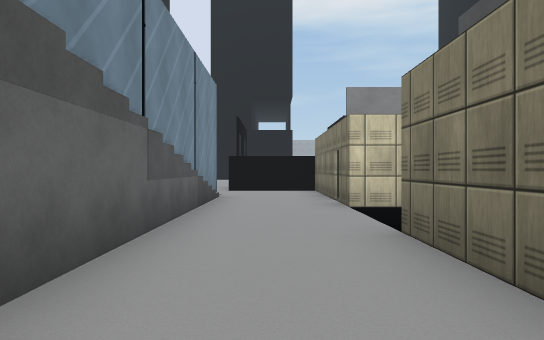
view 1 (above)

24 first-person views from a walk through a scene from a Unity 3-D project. The camera is 1.2 m above the floor, looks level and sees 70° across. The floor is counted in squares, 2 m on a side. Each view is taken from the middle of a square. On the plan, view 1 faces up. The plan holds only what a view shows up to about 11 squares ahead; the rest is blank. The place goes on beyond the plan. Some animated figures are not drawn. Some surface patterns are stand-ins.

view 2
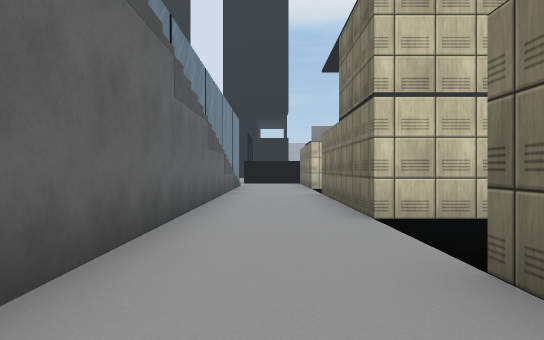

view 3
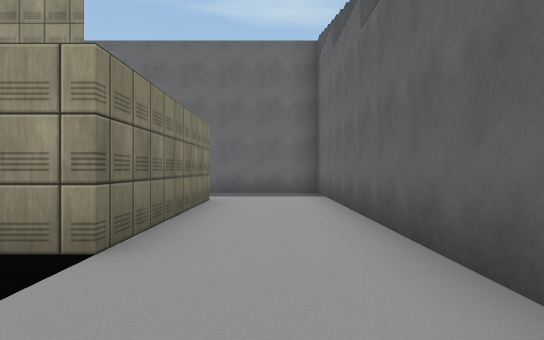

view 4
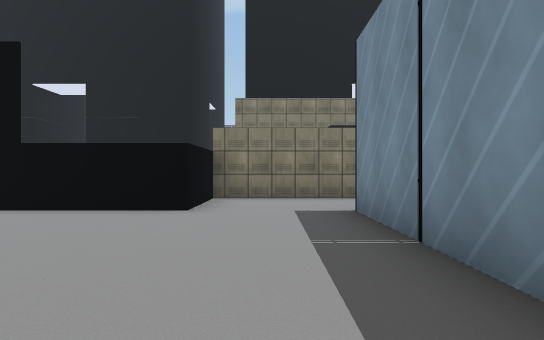

view 5
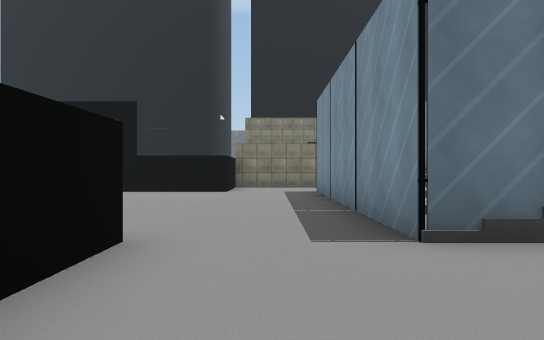

view 6
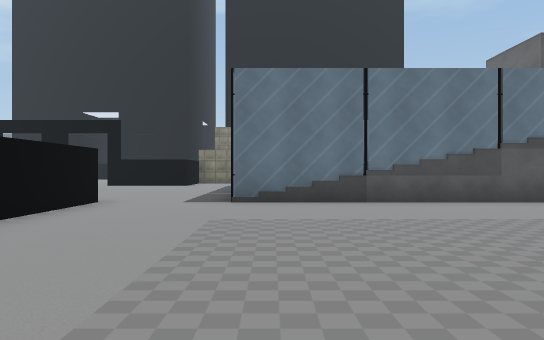

view 7
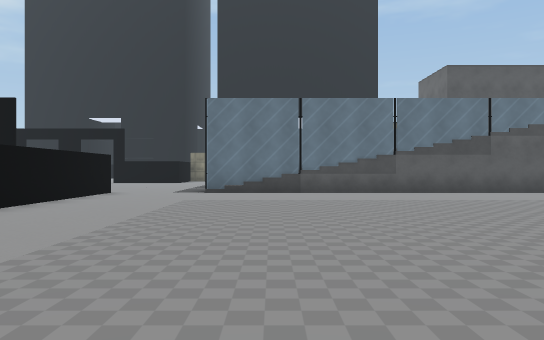

view 8
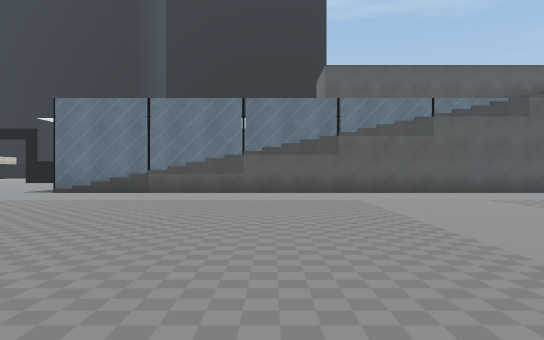

view 9
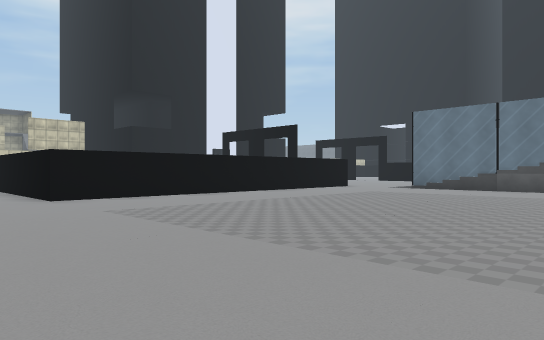

view 10
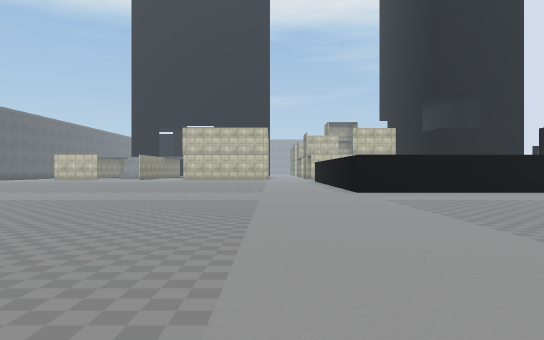

view 11
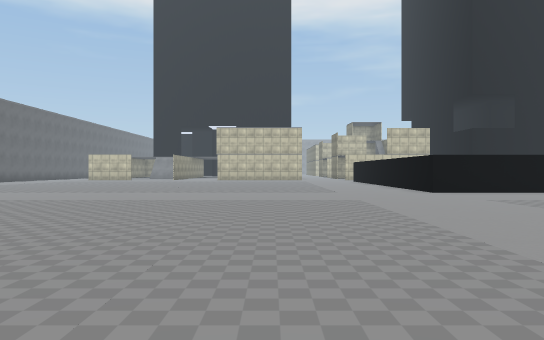

view 12
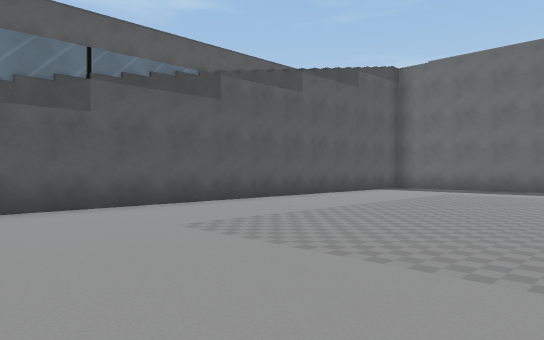

view 13
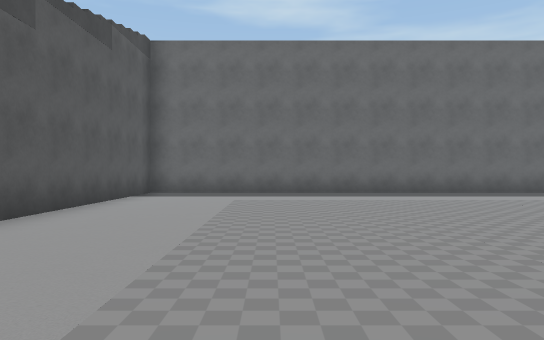

view 14
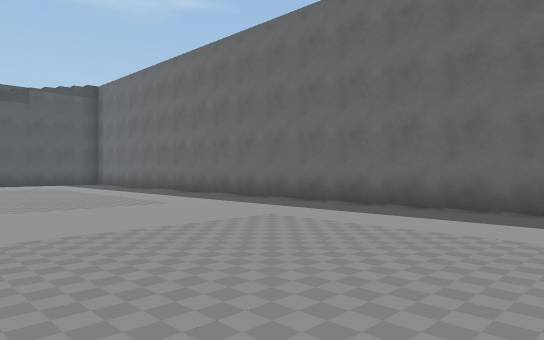

view 15
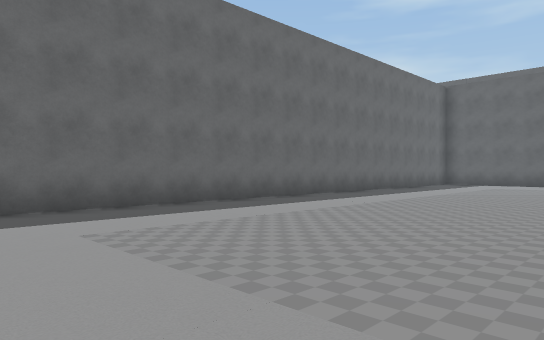

view 16
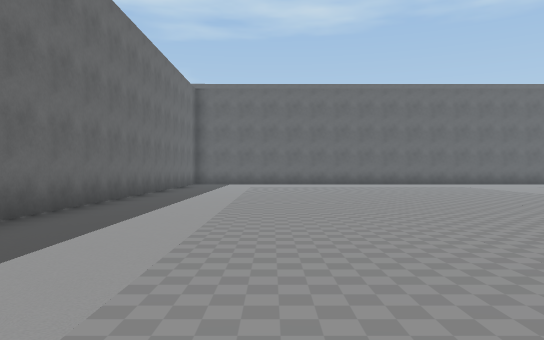

view 17
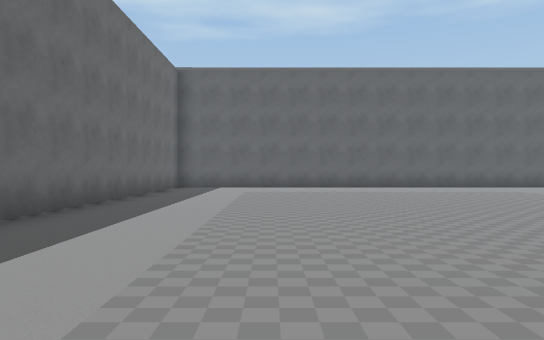

view 18
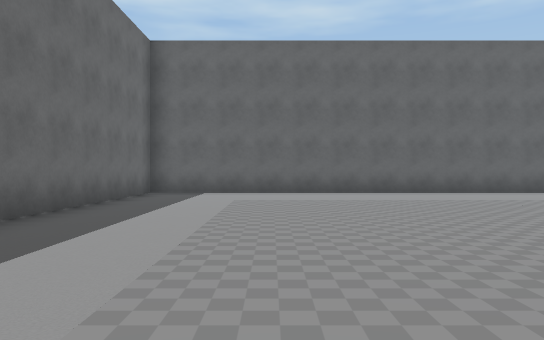

view 19
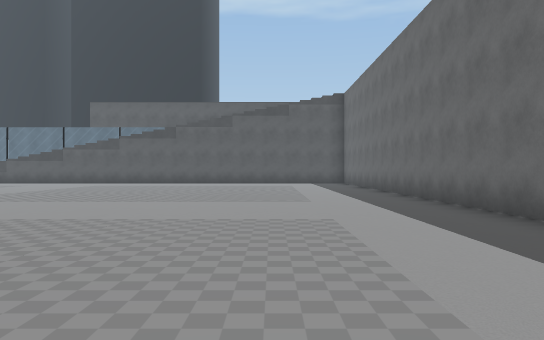

view 20
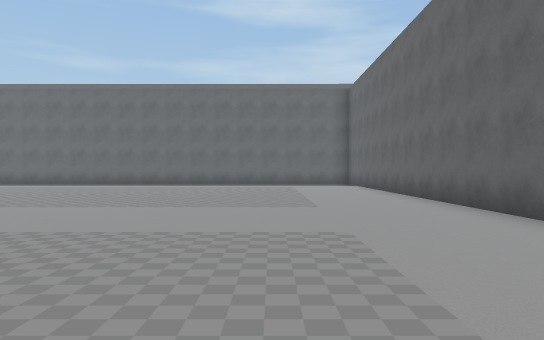

view 21
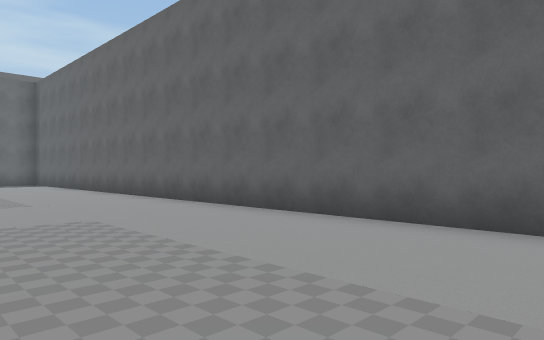

view 22
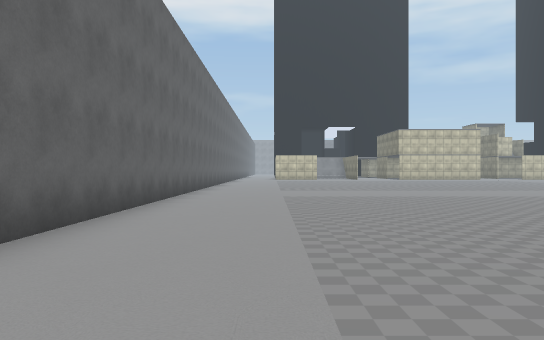

view 23
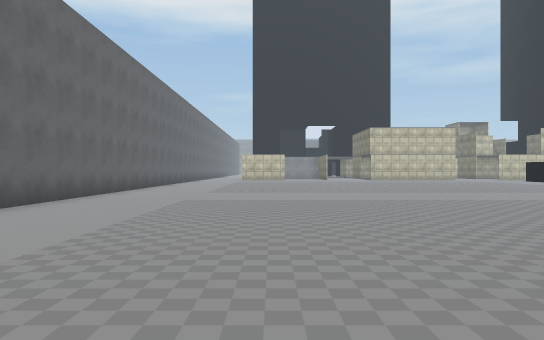

view 24
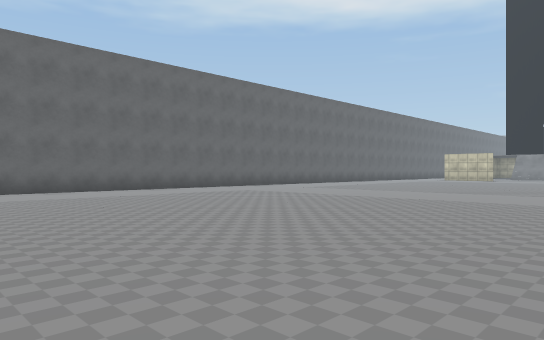

### Floor plan
Points are (right, up) in squares from view 1. A wall is a line through its corners. A room is listed if a view was taken in it or the views show most of it. See-through windows are left out.
Room 1 (views 1, 2, 3)
walls: (2.8, -1.3) (1.3, -1.3) (1.3, 3.7); (1.3, -8.8) (1.3, -3.7) (2, -3.7); (-1.2, 4.6) (-1.2, -11.2) (1.6, -11.2); (2.1, 6.2) (1.3, 6.2)
ways out: opening at (-0.5, 5.5) to room 2
objects: other object (-1, -1); other object (-1, 4)
Room 2 (view 4)
walls: (-8.8, 8.8) (-1.2, 8.8) (-1.2, 4.6); (1.3, 7.7) (1.3, 11.2) (-1.3, 11.2) (-1.3, 12.5); (1.3, 6.2) (1.3, 7.2)
ways out: opening at (-0.5, 5.5) to room 1; opening at (-8, 9.5) to room 3
objects: other object (-4, 9); other object (-1, 6)
Room 3 (views 5, 6, 7, 8, 9, 10, 11, 12, 13, 14, 15, 16, 17, 18, 19, 20, 21, 22, 23, 24)
walls: (-36.2, 12) (-36.2, -11.2) (-8.8, -11.2) (-8.8, 8.8); (-8.8, 11.2) (-18.7, 11.2) (-18.7, 12.5)
ways out: opening at (-8, 9.5) to room 2
objects: other object (-9, -1); other object (-9, 1); other object (-9, 4); other object (-9, 6); other object (-9, 9)

Where each view was taken, in squares from view 1:
view 1: 0 up, 0 right, facing up
view 2: 6 down, 0 right, facing up
view 3: 1 down, 0 right, facing down
view 4: 10 up, 7 left, facing right
view 5: 10 up, 12 left, facing right
view 6: 8 up, 16 left, facing right
view 7: 7 up, 19 left, facing right
view 8: 3 up, 19 left, facing right
view 9: 3 up, 21 left, facing up-right
view 10: 1 up, 21 left, facing up
view 11: 1 up, 23 left, facing up
view 12: 1 up, 15 left, facing down-right
view 13: 1 down, 12 left, facing down
view 14: 5 down, 25 left, facing down-right
view 15: 5 down, 20 left, facing down-left
view 16: 8 down, 20 left, facing left
view 17: 8 down, 23 left, facing left
view 18: 8 down, 26 left, facing left
view 19: 8 down, 26 left, facing right
view 20: 5 up, 33 left, facing down
view 21: 6 up, 32 left, facing down-left
view 22: 0 up, 34 left, facing up
view 23: 1 up, 32 left, facing up
view 24: 1 up, 25 left, facing up-left
